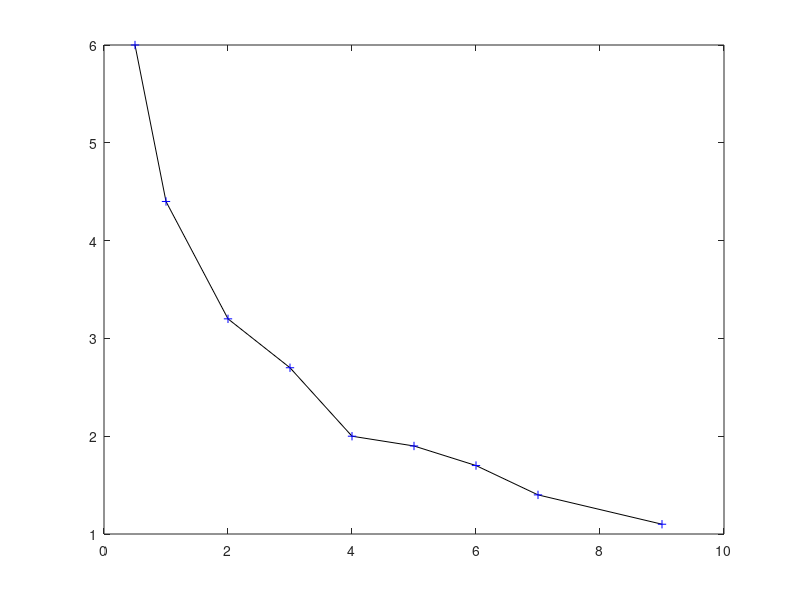

MATLAB code for this plot: (Note: this script raises an error after producing the figure.)
%Kyle Mitra
%I understand and have adhered to all the tenets of the Duke
%Community Standard in the creation of this code.
%Signed: km423

clear; format short e

t = [0.5,1,2,3,4,5,6,7,9];
t = t(:);
PVals = [6,4.4,3.2,2.7,2,1.9,1.7,1.4,1.1];
PVals = PVals(:);

p = @(coefs, t) coefs(1)*exp(1.5.*t) + coefs(2)*exp(-0.3.*t) + coefs(3)*exp(-0.05.*t);
A = [exp(1.5.*t) exp(-0.3.*t) exp(-0.05.*t)];

MyCoefs = A\PVals

XVals = linspace(0.5,9,100);

figure(1); clf
plot(t,PVals, 'k-', t, PVals, 'b+')
%title and labels

figure(2);clf
% plot(XVals, MyCoefs(1), 'k-', ...
%     XVals, MyCoefs(2), 'k--', ...
%     XVals, MyCoefs(3), 'k-.')
%FIGURE THIS PART OUT

yhat = yeqn(MyCoefs, t);
St = sum((PVals - mean(PVals).^2))
Sr = sum((PVals - yhat).^2)
r2 = (St -Sr) / St